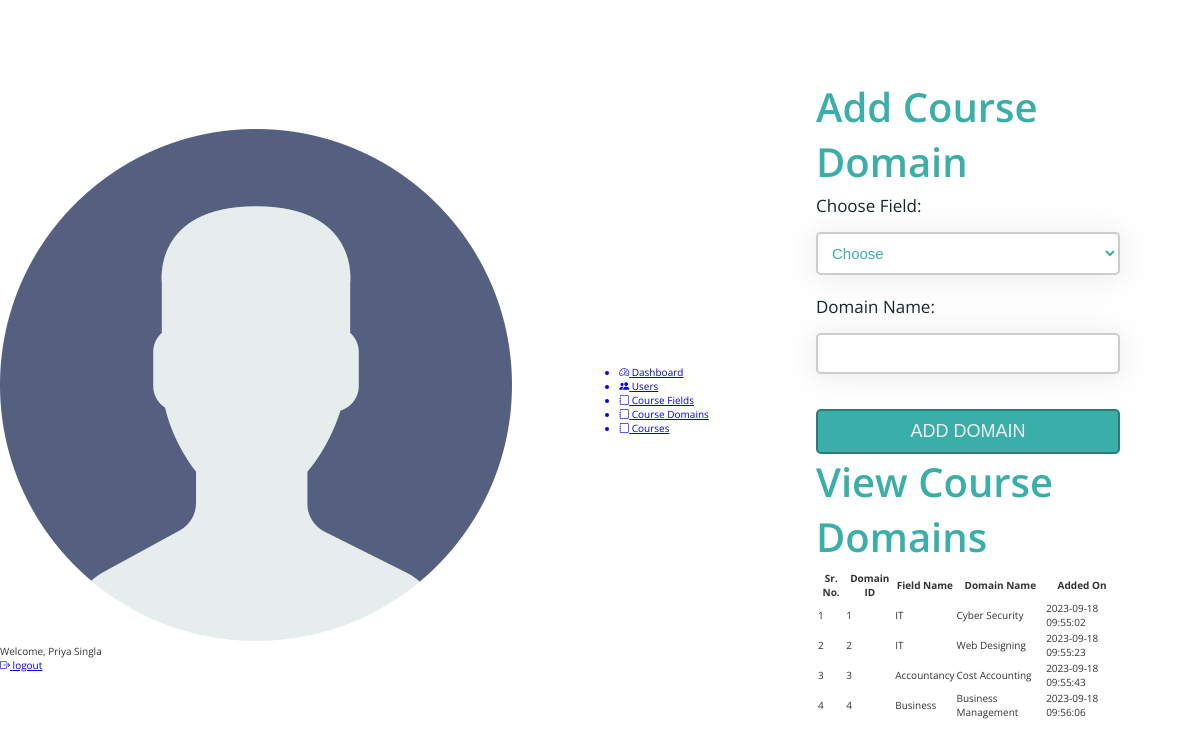
/course-domains.php (signed in), run on the app's committed database.
### tables this page shows
CREATE TABLE `admin_table` (
  `admin_id` int(11) NOT NULL,
  `admin_first_name` varchar(100) NOT NULL,
  `admin_last_name` varchar(100) NOT NULL,
  `admin_email` varchar(100) NOT NULL,
  `admin_password` varchar(100) NOT NULL
);

CREATE TABLE `course_domain` (
  `domain_id` int(11) NOT NULL,
  `domain_field` varchar(100) NOT NULL,
  `domain_name` varchar(100) NOT NULL,
  `added_on` datetime NOT NULL DEFAULT current_timestamp()
);

### course-domains.php (the view, shortened to what this page needs)
<?php
include "../connection.php";
?>
<!DOCTYPE html>
<html lang="en">
<head>
    <link rel="stylesheet" href="css/style.css">
    <link rel="stylesheet" href="https://cdn.jsdelivr.net/npm/bootstrap-icons@1.11.0/font/bootstrap-icons.css">
</head>
<body>
    <div class="container">
        <header class="header">
            <div class="header__left">
                <img src="../img/user.png" class="admin__header-user" alt="Admin">
                <span class="header__admin-name">Welcome,
                    <?php
                    $q = "SELECT * FROM admin_table WHERE admin_id = '" . $_SESSION['adminIdVce'] . "'";
                    $r = mysqli_query($con, $q);
                    if (mysqli_num_rows($r) > 0) {
                        $row = mysqli_fetch_array($r);
                        echo $row['admin_first_name'] . ' ' . $row['admin_last_name'];
                    }
                    ?>
                </span>
            </div>
            <div class="header__right">
                <a href="logout.php" class="header__admin-logout"><i class="bi bi-box-arrow-right"></i> logout</a>
            </div>
        </header>
        <section class="sidebar">
            <ul class="sidebar__items">
                <a href="dashboard.php" class="sidebar__item-link">
                    <li class="sidebar__item">
                        <i class="bi bi-speedometer2"></i>
                        <span>Dashboard</span>
                    </li>
                </a>
                <a href="users.php" class="sidebar__item-link">
                    <li class="sidebar__item">
                        <i class="bi bi-people-fill"></i>
                        <span>Users</span>
                    </li>
                </a>
                <a href="course-fields.php" class="sidebar__item-link">
                    <li class="sidebar__item">
                        <i class="bi bi-journal"></i>
                        <span>Course Fields</span>
                    </li>
                </a>
                <a href="course-domains.php" class="sidebar__item-link">
                    <li class="sidebar__item">
                        <i class="bi bi-journal"></i>
                        <span>Course Domains</span>
                    </li>
                </a>
                <a href="courses.php" class="sidebar__item-link">
                    <li class="sidebar__item">
                        <i class="bi bi-journal"></i>
                        <span>Courses</span>
                    </li>
                </a>
            </ul>
        </section>
        <main class="main__content">
            <div class="login-container-2">
                <form action="<?php echo htmlspecialchars($_SERVER['PHP_SELF']) ?>" method="post" class="login__form">
                    <h3 class="heading-3">Add Course Domain</h3>
                    <div class="input">
                        <label class="label__text">Choose Field:</label>
                        <select name="f_name" class="input__box" required>
                            <option selected disabled hidden>Choose</option>
                        </select>
                    </div>
                    <div class="input">
                        <label class="label__text">Domain Name:</label>
                        <input type="text" class="input__box" name="d_name" required>
                    </div>
                    <div class="input input__btn">
                        <input type="submit" value="Add Domain" class="btn" name="add_domain">
                    </div>
                </form>
            </div>
            <div class="view__container">
                <h3 class="heading-3">View Course Domains</h3>
                <div class="table__container">
                    <table class="table">
                        <thead>
                            <th>Sr. No.</th>
                            <th>Domain ID</th>
                            <th>Field Name</th>
                            <th>Domain Name</th>
                            <th>Added On</th>
                        </thead>
                        <tbody>
                            <?php
                            $q1 = "Select * from course_domain";
                            $r1 = mysqli_query($con, $q1);
                            $count = 1;
                            while ($row1 = mysqli_fetch_array($r1)) { ?>
                            <tr>
                                <td><?php echo $count; ?></td>
                                <td><?php echo $row1['domain_id']; ?></td>
                                <td><?php echo $row1['domain_field']; ?></td>
                                <td><?php echo $row1['domain_name']; ?></td>
                                <td><?php echo $row1['added_on']; ?></td>
                            </tr>
                            <?php
                                $count++;
                            }
                            ?>
                        </tbody>
                    </table>
                </div>
            </div>
        </main>
    </div>
</body>
</html>

### style.css (style rules this page uses)
:root { --color-primary: #3aafa9; --color-primary-dark: #2b7a78; --color-primary-light: #def2f1; --color-secondary: #17252a; --color-secondary-dark: #101a1d; --color-secondary-light: #377084; --color-grey-light-1: #999; --color-grey-light-2: #ccc; --color-grey-light-3: #eee; --color-grey-dark-1: #242424; --color-grey-dark-2: #333; --color-grey-dark-3: #474747; --color-white: #fff; --font-default: "Open Sans", sans-serif; }
*, *::before, *::after { margin: 0; padding: 0; box-sizing: inherit; }
html { font-size: 62.5%; box-sizing: border-box; }
body { color: var(--color-grey-dark-2); font-family: var(--font-default); }
.container { height: 100vh; display: grid; grid-template-columns: [full-start] minmax(min-content, 8rem) [center-start] repeat(2, [col-start] 1fr [col-end]) [center-end] minmax(min-content, 8rem) [full-end]; align-items: center; justify-items: center; }
.login-container-2 { grid-column: 3 / 4; }
.login__form { display: grid; grid-template-columns: 1fr; }
.heading-3 { font-size: 4rem; font-weight: 600; color: var(--color-primary); margin-bottom: 0.5rem; justify-self: center; }
.input { display: flex; flex-direction: column; gap: 1.5rem; }
.label__text { font-size: 1.7rem; font-weight: 400; color: var(--color-secondary); }
.input__box { padding: 1rem; border: 2px solid var(--color-grey-light-2); border-radius: 5px; background-color: var(--color-white); color: var(--color-primary); box-shadow: 0px 0.2rem 3rem 0.2rem rgba(156, 156, 156, 0.2); font-size: 1.5rem; margin-bottom: 2rem; }
.btn { padding: 1rem; font-size: 1.8rem; text-transform: uppercase; font-weight: 500; margin-top: 1.5rem; background-color: var(--color-primary); border: 2px solid var(--color-primary-dark); color: var(--color-grey-light-3); border-radius: 5px; cursor: pointer; }

### data on the page
admin_table: admin_first_name "Priya", admin_last_name "Singla"
course_domain: domain_id "1", domain_field "IT", domain_name "Cyber Security", added_on "2023-09-18 09:55:02"
course_domain: domain_id "2", domain_field "IT", domain_name "Web Designing", added_on "2023-09-18 09:55:23"
course_domain: domain_id "3", domain_field "Accountancy", domain_name "Cost Accounting", added_on "2023-09-18 09:55:43"
course_domain: domain_id "4", domain_field "Business", domain_name "Business Management", added_on "2023-09-18 09:56:06"
